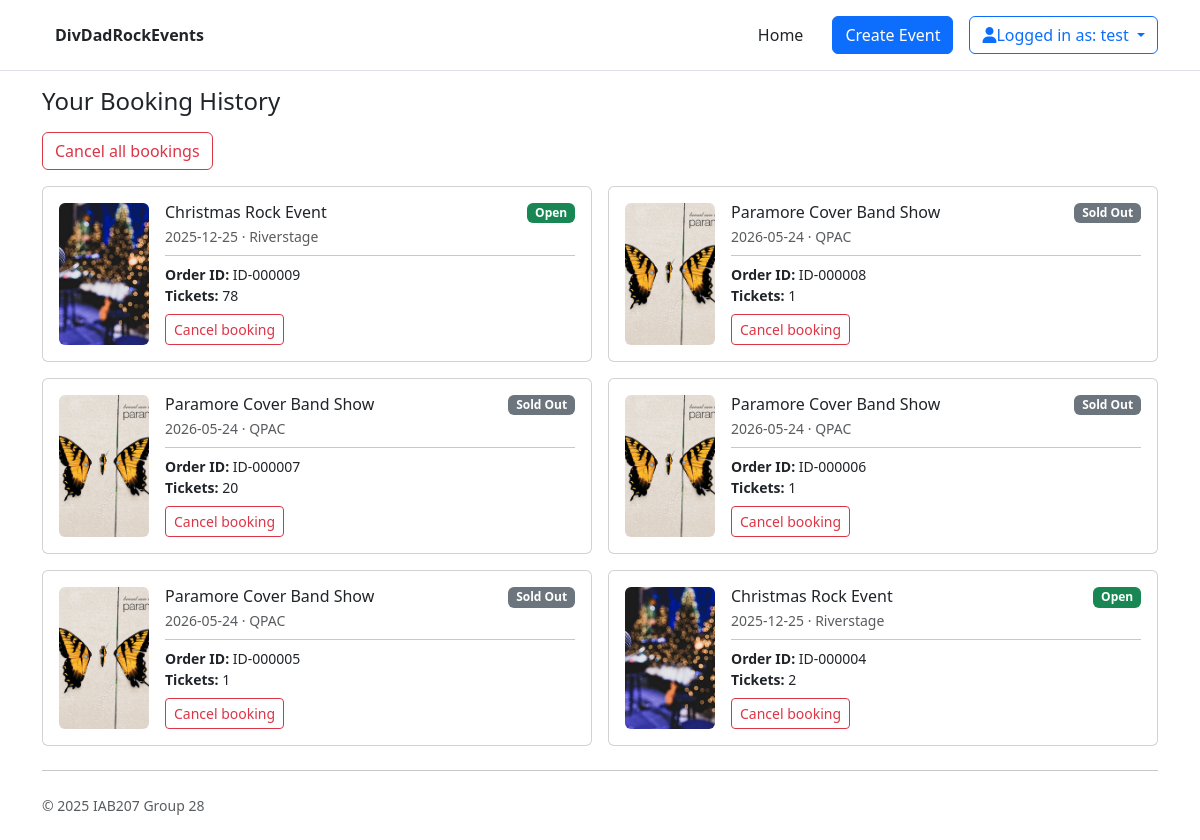
The app's page /bookings (signed in) with its own data.
### divdadrockevents/models.py (models this page shows, shortened)
class User(db.Model, UserMixin):
    __tablename__ = 'users'
    id = db.Column(db.Integer, primary_key=True, autoincrement=True, nullable=False)
    fullname = db.Column(db.String(100), index=True, nullable=False)
    email = db.Column(db.String(255), unique=True, nullable=False)
    username = db.Column(db.String(150), unique=True, nullable=False)
    password = db.Column(db.String(128), nullable=False) #128 length for hashed passwords
    phone = db.Column(db.String(10), nullable=False) #  unique=True, index=True - probably dont need a uniquness constraint on phone? if unique then indexing would be useful
    streetaddress = db.Column(db.String(255), nullable=False)
    bookings = db.relationship('Booking', backref='user')
    comments = db.relationship('Comment', backref='user')

class Booking(db.Model):
    __tablename__ = 'bookings'
    id = db.Column(db.Integer, primary_key=True)
    user_id = db.Column(db.Integer, db.ForeignKey('users.id'), nullable=False)
    event_id = db.Column(db.Integer, db.ForeignKey('events.id'), nullable=False)
    num_tickets = db.Column(db.Integer, nullable=False)
    booking_date = db.Column(db.DateTime, nullable=False)

class Event(db.Model):
    __tablename__ = 'events'
    id = db.Column(db.Integer, primary_key=True, autoincrement=True, nullable=False)
    title = db.Column(db.String(200), nullable=False)
    description = db.Column(db.Text, nullable=True)
    date = db.Column(db.Date, nullable=False)
    start_time = db.Column(db.Time, nullable=False)
    end_time = db.Column(db.Time, nullable=False)
    genre = db.Column(db.String(50), nullable=False)
    status = db.Column(db.String(20), nullable=False, default='Open')
    image = db.Column(db.String(400))
    venue = db.Column(db.String(80), nullable=False)
    tickets_left = db.Column(db.Integer, nullable=False)
    organiser_id = db.Column(db.Integer, db.ForeignKey('users.id'), nullable=False)
    organiser = db.relationship('User', backref='events')
    comments = db.relationship('Comment', backref='event')

### divdadrockevents/views.py (the view)
@main_bp.route('/bookings')
@login_required
def bookings():
    rows = (
        db.session.query(Booking, Event)
        .join(Event, Booking.event_id == Event.id)
        .filter(Booking.user_id == current_user.id)
        .order_by(Booking.booking_date.desc())
        .all()
    )
    return render_template('bookings.html', bookings=rows)

### divdadrockevents/templates/bookings.html (shortened to what this page needs)
{% extends "base.html" %}
{% block content %}
<h1 class="h4 mb-3">Your Booking History</h1>
{% if bookings %}
  <form action="{{ url_for('main.cancel_all_bookings') }}" method="POST" class="mb-3">
    <button class="btn btn-outline-danger"
            onclick="return confirm('Cancel ALL your bookings? This cannot be undone.');">
      Cancel all bookings
    </button>
  </form>
{% endif %}
<div class="row g-3">
  {% for booking, event in bookings %}
    <div class="col-12 col-md-6">
      <div class="card h-100">
        <div class="card-body d-flex gap-3">
          <img
            src="{{ event.image or url_for('static', filename='img/placeholder.jpg') }}"
            alt="{{ event.title }}" class="thumb">
          <div class="flex-grow-1">
            <div class="d-flex justify-content-between align-items-start">
              <h2 class="h6 mb-1">{{ event.title }}</h2>
              <span class="badge {{ 'bg-success' if event.status == 'Open' else
                              'bg-secondary' if event.status == 'Sold Out' else
                              'bg-danger' if event.status == 'Cancelled' else
                              'bg-dark' if event.status == 'Inactive'
                            }}">{{event.status}}</span>
            </div>
            <div class="small text-muted">
              {% if event.date %}{{ event.date }}{% endif %}
              {% if event.venue %} · {{ event.venue }}{% endif %}
            </div>
            <hr class="my-2">
            <div class="small mb-2">
              <strong>Order ID:</strong> ID-{{ "%06d"|format(booking.id) }}<br>
              <strong>Tickets:</strong> {{ booking.num_tickets }}
            </div>
            <form action="{{ url_for('main.cancel_booking', booking_id=booking.id) }}"
                  method="POST"
                  onsubmit="return confirm('Cancel this booking?');">
              <button class="btn btn-outline-danger btn-sm">Cancel booking</button>
            </form>
          </div>
        </div>
      </div>
    </div>
  {% else %}
    <p>No Events Booked.</p>
  {% endfor %}
</div>
{% endblock %}

### divdadrockevents/templates/base.html (shortened to what this page needs)
<!doctype html>
<html lang="en">
<head>
  <link href="https://cdn.jsdelivr.net/npm/bootstrap@5.3.3/dist/css/bootstrap.min.css" rel="stylesheet" />
  <link rel="stylesheet" href="{{ url_for('static', filename='style/styles.css') }}" />
</head>
<body>
  <header class="py-3 mb-3 border-bottom bg-white">
    <div class="container d-flex justify-content-between align-items-center">
      <div>
        <a href="/" class="btn fw-bold text-dark">DivDadRockEvents</a>
      </div>
      <nav class="d-flex gap-3">
        <a type="button" class="btn" href="/" class="link-secondary">Home</a>
        {% if current_user.is_authenticated %}
            <a type="button" class="btn btn-primary" href="{{url_for('events.create', id=current_user.id)}}" class="link-secondary">Create Event</a>
            <div class="btn-group">
                <button type="button" class="btn btn btn-outline-primary dropdown-toggle" data-bs-toggle="dropdown" aria-expanded="false">
                  <i class="fa-solid fa-user"></i>Logged in as: {{ current_user.username }}
                </button>
                </div>
        {% else %}
            <a type="button" class="btn" href = "{{ url_for('auth.login')}}">Login</a>
            <a type="button" class="btn btn-primary" href = "{{ url_for('auth.register')}}">Register</a>
        {% endif %}
      </nav>
    </div>
    </header>
    <main class="container">
    {% block content %}
    {% endblock %}
    <hr class="my-4" />
    <footer class="pb-4 small text-muted">© 2025 IAB207 Group 28</footer>
    </main>
</body>
</html>

### divdadrockevents/static/style/styles.css (style rules this page uses)
header a { text-decoration: none; }
.thumb { width: 90px; aspect-ratio: 1 / 1; object-fit: cover; border-radius: 6px; flex-shrink: 0; }

### records on screen
User: username "test"
Booking: image (picture), title "Christmas Rock Event", status "Open", date "2025-12-25", venue "Riverstage", id "000009", num_tickets "78"
Booking: image (picture), title "Paramore Cover Band Show", status "Sold Out", date "2026-05-24", venue "QPAC", id "000008", num_tickets "1"
Booking: image (picture), title "Paramore Cover Band Show", status "Sold Out", date "2026-05-24", venue "QPAC", id "000007", num_tickets "20"
Booking: image (picture), title "Paramore Cover Band Show", status "Sold Out", date "2026-05-24", venue "QPAC", id "000006", num_tickets "1"
Booking: image (picture), title "Paramore Cover Band Show", status "Sold Out", date "2026-05-24", venue "QPAC", id "000005", num_tickets "1"
Booking: image (picture), title "Christmas Rock Event", status "Open", date "2025-12-25", venue "Riverstage", id "000004", num_tickets "2"
